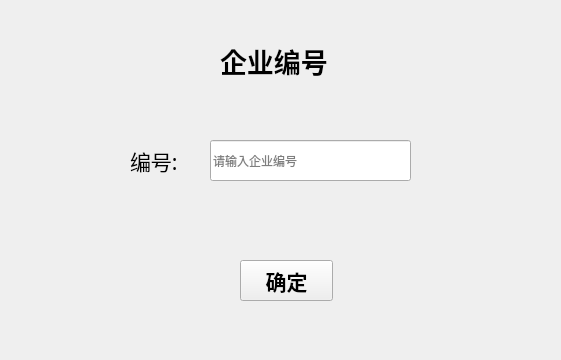
<?xml version="1.0" encoding="UTF-8"?>
<ui version="4.0">
 <class>Form</class>
 <widget class="QWidget" name="Form">
  <property name="geometry">
   <rect>
    <x>0</x>
    <y>0</y>
    <width>561</width>
    <height>360</height>
   </rect>
  </property>
  <property name="windowTitle">
   <string>Form</string>
  </property>
  <widget class="QLabel" name="label">
   <property name="geometry">
    <rect>
     <x>220</x>
     <y>20</y>
     <width>201</width>
     <height>81</height>
    </rect>
   </property>
   <property name="font">
    <font>
     <family>Agency FB</family>
     <pointsize>20</pointsize>
     <weight>75</weight>
     <bold>true</bold>
    </font>
   </property>
   <property name="text">
    <string>企业编号</string>
   </property>
  </widget>
  <widget class="QLabel" name="label_2">
   <property name="geometry">
    <rect>
     <x>130</x>
     <y>130</y>
     <width>71</width>
     <height>61</height>
    </rect>
   </property>
   <property name="font">
    <font>
     <family>Agency FB</family>
     <pointsize>16</pointsize>
    </font>
   </property>
   <property name="text">
    <string>编号:</string>
   </property>
  </widget>
  <widget class="QLineEdit" name="lineEdit">
   <property name="geometry">
    <rect>
     <x>210</x>
     <y>140</y>
     <width>201</width>
     <height>41</height>
    </rect>
   </property>
   <property name="placeholderText">
    <string>请输入企业编号</string>
   </property>
  </widget>
  <widget class="QPushButton" name="pushButton">
   <property name="geometry">
    <rect>
     <x>240</x>
     <y>260</y>
     <width>93</width>
     <height>41</height>
    </rect>
   </property>
   <property name="font">
    <font>
     <family>Agency FB</family>
     <pointsize>16</pointsize>
     <weight>75</weight>
     <bold>true</bold>
    </font>
   </property>
   <property name="text">
    <string>确定</string>
   </property>
  </widget>
 </widget>
 <resources/>
 <connections/>
</ui>
